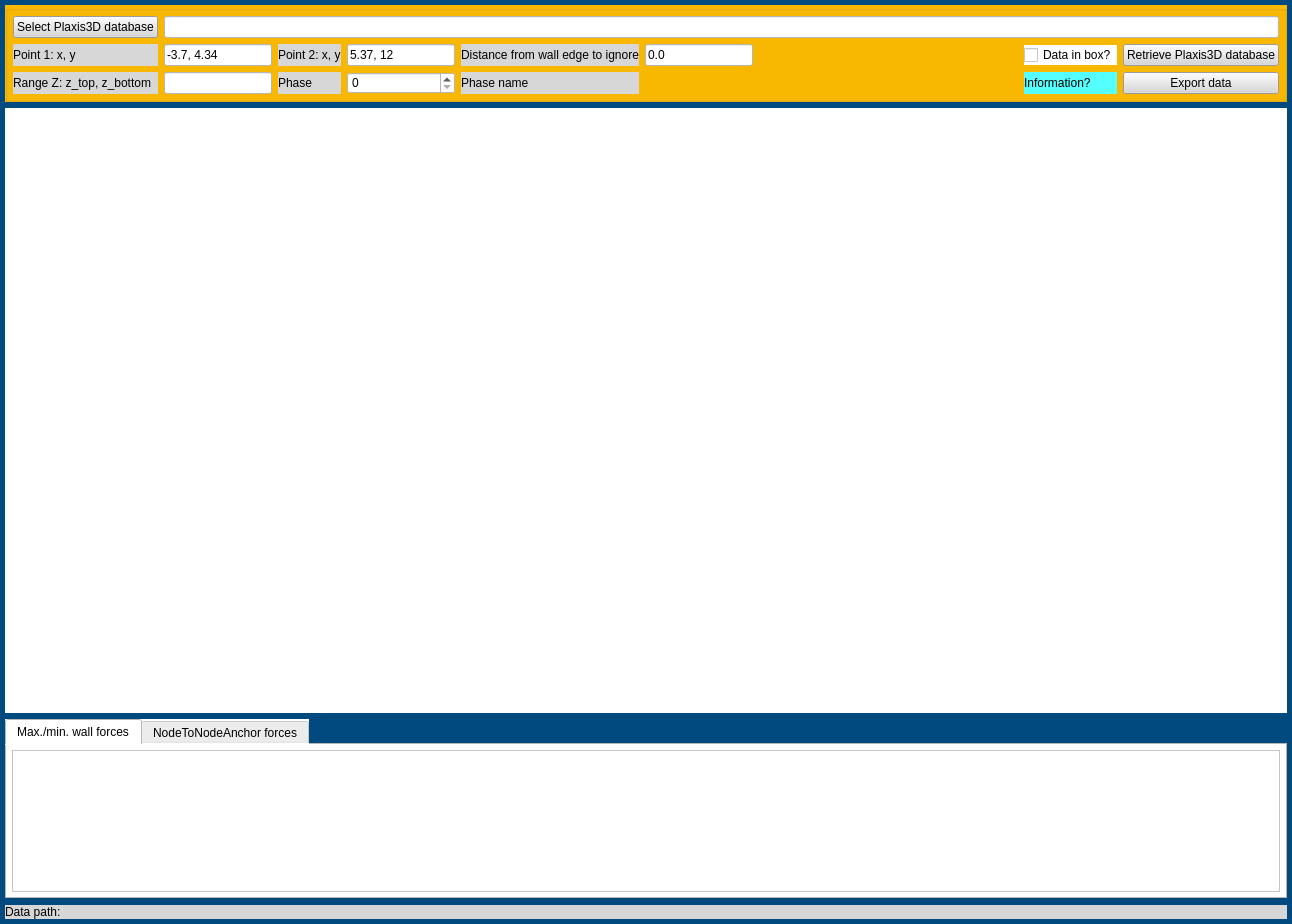
<?xml version="1.0" encoding="UTF-8"?>
<ui version="4.0">
 <class>Form</class>
 <widget class="QWidget" name="Form">
  <property name="geometry">
   <rect>
    <x>0</x>
    <y>0</y>
    <width>1292</width>
    <height>924</height>
   </rect>
  </property>
  <property name="windowTitle">
   <string>Wall outputs PLAXIS3D</string>
  </property>
  <property name="styleSheet">
   <string notr="true">QWidget{background-color: rgb(0, 74, 127);}

QGroupBox{background-color: rgb(251, 185, 0);}

QWidget#widget{background-color: rgb(255, 255, 255);}

QLabel{background-color:rgb(215, 215, 215);}
</string>
  </property>
  <layout class="QVBoxLayout" name="verticalLayout">
   <property name="leftMargin">
    <number>5</number>
   </property>
   <property name="topMargin">
    <number>5</number>
   </property>
   <property name="rightMargin">
    <number>5</number>
   </property>
   <property name="bottomMargin">
    <number>5</number>
   </property>
   <item>
    <widget class="QGroupBox" name="groupBox">
     <property name="title">
      <string/>
     </property>
     <layout class="QGridLayout" name="gridLayout">
      <property name="leftMargin">
       <number>5</number>
      </property>
      <property name="topMargin">
       <number>5</number>
      </property>
      <property name="rightMargin">
       <number>5</number>
      </property>
      <property name="bottomMargin">
       <number>5</number>
      </property>
      <item row="3" column="1">
       <widget class="QLineEdit" name="lineEdit_7">
        <property name="styleSheet">
         <string notr="true">background-color: rgb(255, 255, 255);</string>
        </property>
       </widget>
      </item>
      <item row="1" column="0">
       <widget class="QLabel" name="label_4">
        <property name="text">
         <string>Point 1: x, y</string>
        </property>
       </widget>
      </item>
      <item row="0" column="1" colspan="10">
       <widget class="QLineEdit" name="lineEdit">
        <property name="styleSheet">
         <string notr="true">background-color: rgb(255, 255, 255);</string>
        </property>
        <property name="readOnly">
         <bool>true</bool>
        </property>
       </widget>
      </item>
      <item row="1" column="3">
       <widget class="QLineEdit" name="lineEdit_3">
        <property name="sizePolicy">
         <sizepolicy hsizetype="Minimum" vsizetype="Fixed">
          <horstretch>0</horstretch>
          <verstretch>0</verstretch>
         </sizepolicy>
        </property>
        <property name="styleSheet">
         <string notr="true">background-color: rgb(255, 255, 255);</string>
        </property>
        <property name="text">
         <string>5.37, 12</string>
        </property>
       </widget>
      </item>
      <item row="1" column="2">
       <widget class="QLabel" name="label_5">
        <property name="sizePolicy">
         <sizepolicy hsizetype="Minimum" vsizetype="Preferred">
          <horstretch>0</horstretch>
          <verstretch>0</verstretch>
         </sizepolicy>
        </property>
        <property name="text">
         <string>Point 2: x, y</string>
        </property>
       </widget>
      </item>
      <item row="0" column="0">
       <widget class="QPushButton" name="pushButton_2">
        <property name="styleSheet">
         <string notr="true">background-color: rgb(215, 215, 215);</string>
        </property>
        <property name="text">
         <string>Select Plaxis3D database</string>
        </property>
       </widget>
      </item>
      <item row="1" column="1">
       <widget class="QLineEdit" name="lineEdit_2">
        <property name="sizePolicy">
         <sizepolicy hsizetype="Minimum" vsizetype="Fixed">
          <horstretch>0</horstretch>
          <verstretch>0</verstretch>
         </sizepolicy>
        </property>
        <property name="styleSheet">
         <string notr="true">background-color: rgb(255, 255, 255);</string>
        </property>
        <property name="text">
         <string>-3.7, 4.34</string>
        </property>
       </widget>
      </item>
      <item row="1" column="10">
       <widget class="QPushButton" name="pushButton_3">
        <property name="styleSheet">
         <string notr="true">background-color: rgb(215, 215, 215);</string>
        </property>
        <property name="text">
         <string>Retrieve Plaxis3D database</string>
        </property>
       </widget>
      </item>
      <item row="3" column="2">
       <widget class="QLabel" name="label">
        <property name="text">
         <string>Phase</string>
        </property>
       </widget>
      </item>
      <item row="3" column="3">
       <widget class="QSpinBox" name="spinBox">
        <property name="styleSheet">
         <string notr="true">background-color: rgb(255, 255, 255);</string>
        </property>
       </widget>
      </item>
      <item row="3" column="0">
       <widget class="QLabel" name="label_10">
        <property name="text">
         <string>Range Z: z_top, z_bottom</string>
        </property>
       </widget>
      </item>
      <item row="1" column="4">
       <widget class="QLabel" name="label_6">
        <property name="text">
         <string>Distance from wall edge to ignore</string>
        </property>
       </widget>
      </item>
      <item row="1" column="5">
       <widget class="QLineEdit" name="lineEdit_4">
        <property name="sizePolicy">
         <sizepolicy hsizetype="Minimum" vsizetype="Fixed">
          <horstretch>0</horstretch>
          <verstretch>0</verstretch>
         </sizepolicy>
        </property>
        <property name="styleSheet">
         <string notr="true">background-color: rgb(255, 255, 255);</string>
        </property>
        <property name="text">
         <string>0.0</string>
        </property>
       </widget>
      </item>
      <item row="3" column="4">
       <widget class="QLabel" name="label_2">
        <property name="styleSheet">
         <string notr="true"/>
        </property>
        <property name="text">
         <string>Phase name</string>
        </property>
       </widget>
      </item>
      <item row="3" column="5" colspan="4">
       <spacer name="horizontalSpacer">
        <property name="orientation">
         <enum>Qt::Horizontal</enum>
        </property>
        <property name="sizeHint" stdset="0">
         <size>
          <width>895</width>
          <height>20</height>
         </size>
        </property>
       </spacer>
      </item>
      <item row="3" column="10">
       <widget class="QPushButton" name="pushButton">
        <property name="styleSheet">
         <string notr="true">background-color: rgb(215, 215, 215);</string>
        </property>
        <property name="text">
         <string>Export data</string>
        </property>
       </widget>
      </item>
      <item row="1" column="9">
       <widget class="QCheckBox" name="checkBox">
        <property name="styleSheet">
         <string notr="true">background-color: rgb(255, 255, 255);</string>
        </property>
        <property name="text">
         <string>Data in box?</string>
        </property>
       </widget>
      </item>
      <item row="3" column="9">
       <widget class="QLabel" name="label_7">
        <property name="toolTip">
         <string>&lt;html&gt;&lt;head/&gt;&lt;body&gt;&lt;p&gt;This tool assists in extracting PLAXIS3D data for wall internal forces and node-to-node anchor forces at the specified calculation phase. The retrieved wall forces can be exported in text format that is suitable for later loading by the reinforced concrete dimensioning tool for wall. Note that wall section forces N1, Q13, and M11 are read.&lt;/p&gt;&lt;p&gt;Section of the wall specified by x- and y-coordinates between two points will be read out for all z-coordinates.&lt;/p&gt;&lt;p&gt;Additonally, distance to wall edge w.r.t. point 1 and point 2 can be set. This function can be used to exclude extreme values at corners of the wall.&lt;/p&gt;&lt;p&gt;For example, the wall section marked red below can be read by the following settings.&lt;/p&gt;&lt;p&gt;Point1: x,y = -3.7, 4.34; Point2: x,y = 5.37, 12; Distance from wall edge to ignore = 0.5&lt;/p&gt;&lt;p&gt;&lt;img src=&quot;:/images/wall_data_selection_plaxis3d.PNG&quot;/&gt;&lt;/p&gt;&lt;p&gt;If 'Data in box' is checked, wall ouput data within a rectangular region defined by point 1 and point 2 will be retrieved. This feature can be used to partly read wall outputs from a circular/ curved section of the wall.&lt;/p&gt;&lt;p&gt;By default, wall outputs will be read for all depth (z-coordinate) unless z_top and z_bottom are provided by the user.&lt;/p&gt;&lt;/body&gt;&lt;/html&gt;</string>
        </property>
        <property name="styleSheet">
         <string notr="true">background-color: rgb(85, 255, 255);</string>
        </property>
        <property name="text">
         <string>Information?</string>
        </property>
       </widget>
      </item>
      <item row="1" column="6" colspan="3">
       <spacer name="horizontalSpacer_3">
        <property name="orientation">
         <enum>Qt::Horizontal</enum>
        </property>
        <property name="sizeHint" stdset="0">
         <size>
          <width>40</width>
          <height>20</height>
         </size>
        </property>
       </spacer>
      </item>
     </layout>
    </widget>
   </item>
   <item>
    <widget class="QWidget" name="widget" native="true">
     <property name="sizePolicy">
      <sizepolicy hsizetype="Expanding" vsizetype="Expanding">
       <horstretch>0</horstretch>
       <verstretch>0</verstretch>
      </sizepolicy>
     </property>
    </widget>
   </item>
   <item>
    <widget class="QTabWidget" name="tabWidget">
     <property name="minimumSize">
      <size>
       <width>0</width>
       <height>0</height>
      </size>
     </property>
     <property name="maximumSize">
      <size>
       <width>16777215</width>
       <height>180</height>
      </size>
     </property>
     <property name="styleSheet">
      <string notr="true">background-color: rgb(255, 255, 255);</string>
     </property>
     <property name="currentIndex">
      <number>0</number>
     </property>
     <widget class="QWidget" name="tab">
      <attribute name="title">
       <string>Max./min. wall forces</string>
      </attribute>
      <layout class="QGridLayout" name="gridLayout_2">
       <property name="leftMargin">
        <number>5</number>
       </property>
       <property name="topMargin">
        <number>5</number>
       </property>
       <property name="rightMargin">
        <number>5</number>
       </property>
       <property name="bottomMargin">
        <number>5</number>
       </property>
       <item row="0" column="0">
        <widget class="QTableWidget" name="tableWidget">
         <property name="styleSheet">
          <string notr="true">background-color: rgb(255, 255, 255);</string>
         </property>
         <attribute name="horizontalHeaderDefaultSectionSize">
          <number>120</number>
         </attribute>
        </widget>
       </item>
      </layout>
     </widget>
     <widget class="QWidget" name="tab_2">
      <attribute name="title">
       <string>NodeToNodeAnchor forces</string>
      </attribute>
      <layout class="QGridLayout" name="gridLayout_3">
       <property name="leftMargin">
        <number>5</number>
       </property>
       <property name="topMargin">
        <number>5</number>
       </property>
       <property name="rightMargin">
        <number>5</number>
       </property>
       <property name="bottomMargin">
        <number>5</number>
       </property>
       <item row="0" column="0">
        <widget class="QTableWidget" name="tableWidget_2">
         <property name="styleSheet">
          <string notr="true">background-color: rgb(255, 255, 255);</string>
         </property>
         <attribute name="horizontalHeaderDefaultSectionSize">
          <number>150</number>
         </attribute>
        </widget>
       </item>
      </layout>
     </widget>
    </widget>
   </item>
   <item>
    <widget class="QLabel" name="label_3">
     <property name="text">
      <string>Data path: </string>
     </property>
    </widget>
   </item>
  </layout>
 </widget>
 <resources>
  <include location="images/resource_images.qrc"/>
 </resources>
 <connections/>
</ui>
